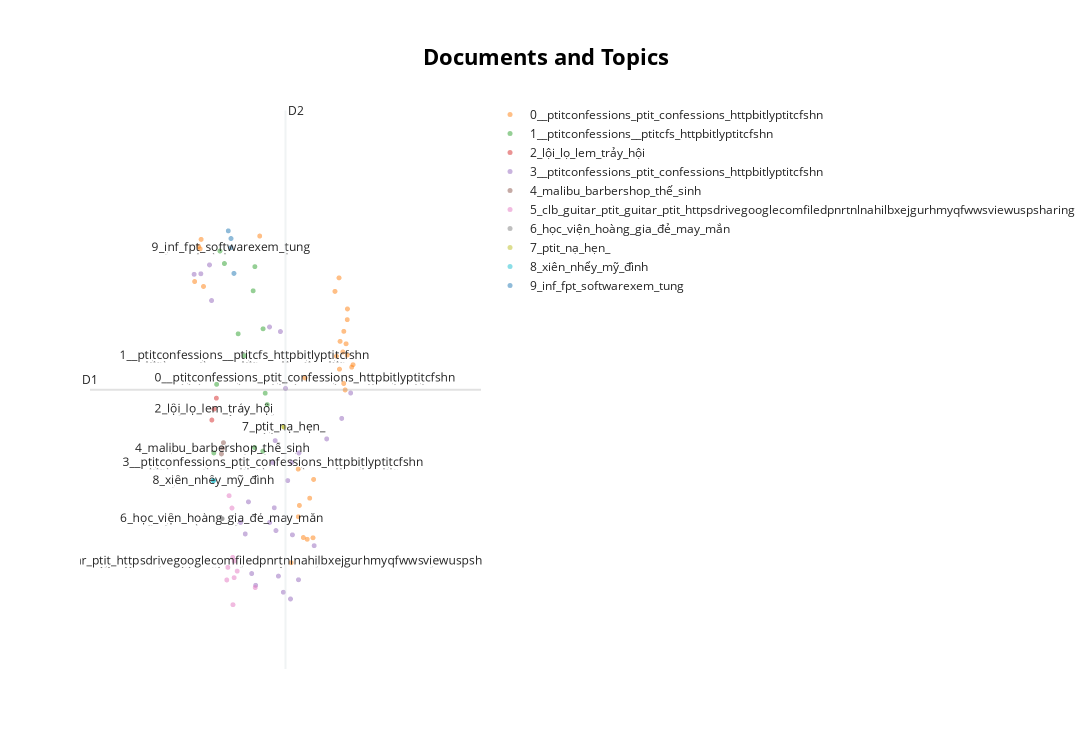

This figure's notebook cell:
### Code cell
topic_model.visualize_documents(docs)

### Figure 1 — Plotly figure (JSON) as saved in the notebook; plotly's stock layout.template omitted (floating-point values rounded to 4 significant figures)
{"data": [{"hoverinfo": "text", "hovertext": [null], "marker": {"color": "#CFD8DC", "opacity": 0.5, "size": 5}, "mode": "markers+text", "name": "other", "showlegend": false, "type": "scattergl", "x": [null], "y": [null]}, {"hoverinfo": "text", "hovertext": ["confess httpbitlyptitcfshn ảnh inbox gửi hòm_thư ptit confessions email ptitcfshanoi _gmailcom _ptitconfessions _ptitcfs _ptitcogivui congdongptit", "mn_kì thị_wibu nữ confess httpbitlyptitcfshn ảnh inbox gửi hòm_thư ptit_confessions email ptitcfshanoi _gmailcom _ptitconfessions _ptitcfs _ptitcogivui congdongptit", "cfs ảnh ktx ptit k mong anh_chị thành toàn giúp confess httpbitlyptitcfshn ảnh inbox gửi hòm_thư ptit_confessions email ptitcfshanoi _gmailcom _ptitconfessions _ptitcfs _ptitcogivui congdongptit", "chúc d sức khỏe malibu đi_về mong confess httpbitlyptitcfshn ảnh inbox gửi hòm_thư ptit confessions email ptitcfshanoi _gmailcom _ptitconfessions _ptitcfs _ptitcogivui _sinhvienptit _congdongptit ptitmaidinh", "học ptit thúc_đẩy đi tìm_kiếm kinh_tế tìm_kiếm công_việc confess httpbitlyptitcfshn ảnh inbox gửi hòm_thư ptit confessions email ptitcfshanoi _gmailcom _ptitconfessions _ptitcfs _ptitcogivui congdongptit", "ế đi đi v hí hí confess httpbitlyptitcfshn ảnh inbox gửi hòm_thư ptit confessions email ptitcfshanoi _gmailcom _ptitconfessions _ptitcfs _ptitcogivui _congdongptit _ptitmaidinh saphetflopnebayoibay", "cảm_ơnnn confess httpbitlyptitcfshn ảnh inbox gửi hòm_thư ptit_confessions email ptitcfshanoi _gmailcom _ptitconfessions _ptitcfs _ptitcogivui congdongptit", "btw chúc d kỳ_quân_sự thuận_lợi confess httpbitlyptitcfshn ảnh inbox gửi hòm_thư ptit confessions email ptitcfshanoi _gmailcom _ptitconfessions _ptitcfs _ptitcogivui _sinhvienptit _congdongptit ptitmaidinh", "ngăn_cấm mong để_ý confess httpbitlyptitcfshn ảnh inbox gửi hòm_thư ptit_confessions email ptitcfshanoi _gmailcom _ptitconfessions _ptitcfs _ptitcogivui _sinhvienptit _congdongptit ptitmaidinh", "confess httpbitlyptitcfshn ảnh inbox gửi hòm_thư ptit confessions email ptitcfshanoi _gmailcom _ptitconfessions _ptitcfs _ptitcogivui congdongptit", "e nam confess httpbitlyptitcfshn ảnh inbox gửi hòm_thư ptit confessions email ptitcfshanoi _gmailcom _ptitconfessions _ptitcfs _ptitcogivui _congdongptit _ptitmaidinh saphetflopnebayoibay", "confess httpbitlyptitcfshn ảnh inbox gửi hòm_thư ptit confessions email ptitcfshanoi _gmailcom _ptitconfessions _ptitcfs _ptitcogivui _congdongptit ptitmaidinh", "confess httpbitlyptitcfshn ảnh inbox gửi hòm_thư ptit confessions email ptitcfshanoi _gmailcom _ptitconfessions _ptitcfs _ptitcogivui _congdongptit ptitmaidinh", "confess httpbitlyptitcfshn ảnh inbox gửi hòm_thư ptit confessions email ptitcfshanoi _gmailcom _ptitconfessions _ptitcfs _ptitcogivui congdongptit", "confess httpbitlyptitcfshn ảnh inbox gửi hòm_thư ptit_confessions email ptitcfshanoi _gmailcom _ptitconfessions _ptitcfs _ptitcogivui congdongptit", "thể_hiện kiểu anh_hùng bàn_phím chế_ confess httpbitlyptitcfshn ảnh inbox gửi hòm_thư ptit confessions email ptitcfshanoi _gmailcom _ptitconfessions _ptitcfs _ptitcogivui _congdongptit _ptitmaidinh saphetflopnebayoibay", "confess httpbitlyptitcfshn ảnh inbox gửi hòm_thư ptit confessions email ptitcfshanoi _gmailcom _ptitconfessions _ptitcfs _ptitcogivui congdongptit", "cfs_thân gửi t k clb trường confess httpbitlyptitcfshn ảnh inbox gửi hòm_thư ptit confessions email ptitcfshanoi _gmailcom _ptitconfessions _ptitcfs _ptitcogivui congdongptit", "confess httpbitlyptitcfshn ảnh inbox gửi hòm_thư ptit confessions email ptitcfshanoi _gmailcom _ptitconfessions _ptitcfs _ptitcogivui congdongptit", "nhắn_nhủ đi cẩn_thận lắm confess httpbitlyptitcfshn ảnh inbox gửi hòm_thư ptit confessions email ptitcfshanoi _gmailcom _ptitconfessions _ptitcfs _ptitcogivui _sinhvienptit _congdongptit ptitmaidinh", "confess httpbitlyptitcfshn ảnh inbox gửi hòm_thư ptit confessions email ptitcfshanoi _gmailcom _ptitconfessions _ptitcfs _ptitcogivui congdongptit", "confess httpbitlyptitcfshn ảnh inbox gửi hòm_thư ptit confessions email ptitcfshanoi _gmailcom _ptitconfessions _ptitcfs _ptitcogivui congdongptit", "confess httpbitlyptitcfshn ảnh inbox gửi hòm_thư ptit confessions email ptitcfshanoi _gmailcom _ptitconfessions _ptitcfs _ptitcogivui _congdongptit _ptitmaidinh saphetflopnebayoibay", "đc thư_viện đèn_tắt _ gửi cfs httpbitlyptitcfshn ptit confessions offical since email ptitcfshanoi _gmailcom _ptitconfessions _ptitcfs _ptitcogivui _sinhvienptit _congdongptit ptitmaidinh", "tật giật_mình confess httpbitlyptitcfshn ảnh inbox gửi hòm_thư ptit_confessions email ptitcfshanoi _gmailcom _ptitconfessions _ptitcfs _ptitcogivui congdongptit", "confess httpbitlyptitcfshn ảnh inbox gửi hòm_thư ptit confessions email ptitcfshanoi _gmailcom _ptitconfessions _ptitcfs _ptitcogivui congdongptit", "confess httpbitlyptitcfshn ảnh inbox gửi hòm_thư ptit confessions email ptitcfshanoi _gmailcom _ptitconfessions _ptitcfs _ptitcogivui congdongptit", "chẳng sợ _confess httpbitlyptitcfshn ảnh inbox gửi hòm_thư ptit_confessions email ptitcfshanoi _gmailcom _ptitconfessions _ptitcfs _ptitcogivui _congdongptit ptitmaidinh", "đợt sửa mong mn cẩn_thận confess httpbitlyptitcfshn ảnh inbox gửi hòm_thư ptit_confessions email ptitcfshanoi _gmailcom _ptitconfessions _ptitcfs _ptitcogivui _congdongptit _ptitmaidinh saphetflopnebayoibay", "nvs xử_lí confess httpbitlyptitcfshn ảnh inbox gửi hòm_thư ptit_confessions email ptitcfshanoi _gmailcom _ptitconfessions _ptitcfs _ptitcogivui _congdongptit ptitmaidinh", null], "marker": {"opacity": 0.5, "size": 5}, "mode": "markers+text", "name": "0__ptitconfessions_ptit_confessions_httpbitlyptitcfshn", "text": ["", "", "", "", "", "", "", "", "", "", "", "", "", "", "", "", "", "", "", "", "", "", "", "", "", "", "", "", "", "", "0__ptitconfessions_ptit_confessions_httpbitlyptitcfshn"], "textfont": {"size": 12}, "type": "scattergl", "x": [37.0, 33.32, 37.35, 35.06, 36.84, 30.71, 36.62, 35.23, 35.01, 37.06, 30.46, 35.51, 35.4, 37.15, 37.16, 30.64, 37.41, 36.81, 36.68, 35.0, 37.0, 36.96, 30.75, 34.69, 36.79, 37.16, 37.1, 35.68, 30.85, 35.65, 35.3], "y": [4.699, 5.765, 4.817, 3.817, 5.004, 5.673, 5.365, 3.585, 3.736, 4.653, 5.437, 3.87, 3.573, 4.905, 5.238, 5.69, 4.835, 4.803, 4.897, 4.08, 5.076, 4.927, 5.741, 3.403, 5.463, 5.161, 4.986, 4.006, 5.401, 3.584, 4.74]}, {"hoverinfo": "text", "hovertext": ["cfs gửi nữ niềng a_cute nhạt_nhẽo nhút_nhát chân ptit một_mình mãi duyên vô_tình sảnh_a bộ_dạng vội_vã đi muộn đi dũng_cảm đi bắt_chuyện viết bớt khó_chịu tâm_sự mong đọc accept dũng_cảm kết_bạn facebook p s lời_lẽ hơi lủng_củng mong người_yêu confess httpbitlyptitcfshn ảnh inbox gửi hòm_thư ptit confessions email ptitcfshanoi _gmailcom _ptitconfessions _ptitcfs _ptitcogivui _congdongptit ptitmaidinh", "cfs chào xong cfs viết hải_hậunam_định mk cx hải_hậu xong đăngg cx nhắn_tin hòi mk đầu mk_cx ko cx tiếp_xúc đôi vỡi nữ t_d mk ko bạn_ý yêu bảo_thẳng tuần chia_tay mk t công_khai ny yêu dời đibạn mk thất_vọng cay_đắng tình_cảm yêu_thương ýtiền lương đi làm_bạn mk cx ý_cầm đi lm part time con_số cx hình_dung tiền chục nguoi mk ngunhưng cx hơi ngu yêu tin_tưởng bạn_ý trao đi yêu_thươngtrao tình_cảm t confess httpbitlyptitcfshn ảnh inbox gửi hòm_thư ptit confessions email ptitcfshanoi _gmailcom _ptitconfessions _ptitcfs _ptitcogivui congdongptit", "gọi hội anti_hv công_nghệ bưu_điện · phóng_viên page tiểu_vương_quốc hà đông ptit confessions chính_thức bay màu cmt page đi", "cfs nhân_danh hội_trưởng hội_fa_viễn_thông kì học_bổng công_việc thu_nhập ổn_định nữ đọc tối sự_kiện cạnh máy mìnhxem lun chờ nhaa confess httpbitlyptitcfshn ảnh inbox gửi hòm_thư ptit confessions email ptitcfshanoi _gmailcom _ptitconfessions _ptitcfs _ptitcogivui _congdongptit _ptitmaidinh saphetflopnebayoibay", "tuyển admin fanpage ptit confessions đợt tuyển duy_nhất _link httpsformsgleffhcasbednbi chẳng giề yêu sáng_tạo bắt trend_thích trùm trường chăm_xíu đừng lười v v hí hí", "cfs boy_khoa điện_tử viễn_thông đăng ứng_tuyển người_yêu em_gái khoa_kinh_tế giới_thiệu sơ_qua m lạnh_lùng cun ngầu đẹp_trai trắng_trẻo khoa điện tửviễn_thông điện yêu nghiện gái kinh_tế thả phẫnxem nộ chủ_động chiếm trái_tim confess httpbitlyptitcfshn ảnh inbox gửi hòm_thư ptit confessions email ptitcfshanoi _gmailcom _ptitconfessions _ptitcfs _ptitcogivui _congdongptit ptitmaidinh", "cfs nữ giẫm giày hôm chào_tân tiết_mục erik mặc áo đen quần_ngắn tóc nâu nhẹ đeo kính da trắng m viết tín_hiệu còm men in bóc cảm_mơnn confess httpbitlyptitcfshn ảnh inbox gửi hòm_thư ptit confessions email ptitcfshanoi _gmailcom _ptitconfessions _ptitcfs _ptitcogivui _congdongptit _ptitmaidinh saphetflopnebayoibay", "bảo l ơii quên t tự_tin t nói_chuyện t ko nhắn mess viết gửi nữ chia_tay người_yêu bình_tĩnh thoy_nạ yêu_thương thooii mong ad duyệt uhu e_thương lắm confess httpbitlyptitcfshn ảnh inbox gửi hòm_thư ptit confessions email ptitcfshanoi _gmailcom _ptitconfessions _ptitcfs _ptitcogivui _sinhvienptit _congdongptit ptitmaidinh", "ptit trưởng_thành nghĩa trải mối_tình it khóa l_ ừa_đả _o trắng_trợn cú sốc suy_nghĩ cuộc_sống đa_sắc chẳng màu hồng phốt_trai it it ptit tốt_bụng giúp_đỡ this that lười_học thi_điểm thi_toeic trau_dồi kĩ_năng mềm sml nghĩa", "hồi quen nữ vùng_đất hải_hậu nam_định hồi đấy khối b học lớp ban a lớp đấy bọn yêu hồi gửi t d lớp quản_trị đọc đc viết liên_lạc confess httpbitlyptitcfshn ảnh inbox gửi hòm_thư ptit confessions email ptitcfshanoi _gmailcom _ptitconfessions _ptitcfs _ptitcogivui congdongptit", "cfs_tớ gái học ngành kĩ_thuật … to lớp vật_lý_mong kì_học to đuoc hoc cung lớp tín confess httpbitlyptitcfshn ảnh inbox gửi hòm_thư ptit confessions email ptitcfshanoi _gmailcom _ptitconfessions _ptitcfs _ptitcogivui congdongptit", "cfs nam_dcn ddt lớp xx giấu học nói_chuyện đi bé mồm to sợ xung_quanh hả lỡ lén tò_mò đoạn mấy clip nyc j thờ j coi conxem gái ta parttime fulltime cfs_trường_ptit học_phí nhà_vệ_sinh vòi xịt giấy vệ_sinh xà_phòng rửa chúng_em đồ_dùng vệ_sinh hiển_nhiên trang_bị vòi_xịt giấy vệ_sinh gửi cfs httpbitlyptitcfshn ptit confessions offical since email ptitcfshanoi _gmailcom _ptitconfessions _ptitcfs _ptitcogivui _sinhvienptit _congdongptit ptitmaidinh", null], "marker": {"opacity": 0.5, "size": 5}, "mode": "markers+text", "name": "1__ptitconfessions__ptitcfs_httpbitlyptitcfshn", "text": ["", "", "", "", "", "", "", "", "", "", "", "", "1__ptitconfessions__ptitcfs_httpbitlyptitcfshn"], "textfont": {"size": 12}, "type": "scattergl", "x": [33.65, 33.45, 31.43, 31.57, 31.3, 33.46, 31.77, 33.56, 33.09, 33.03, 33.1, 32.37, 32.65], "y": [4.547, 4.21, 4.693, 5.657, 4.197, 5.095, 5.567, 4.629, 4.236, 5.369, 5.544, 5.059, 4.9]}, {"hoverinfo": "text", "hovertext": ["lọ_lem đi trảy_hội ptit đánh_rơi giày hust confessions v", "giải bơi lội ptit chính_thức khai_mạc", null], "marker": {"opacity": 0.5, "size": 5}, "mode": "markers+text", "name": "2_lội_lọ_lem_trảy_hội", "text": ["", "", "2_lội_lọ_lem_trảy_hội"], "textfont": {"size": 12}, "type": "scattergl", "x": [31.42, 31.22, 31.32], "y": [4.593, 4.435, 4.514]}, {"hoverinfo": "text", "hovertext": ["cfs kinh_nghiệm xn clb học_tập cx tâm_lý học ktmt nqs môn cố tp ổn_tí ôn_tủ xong phao chép lt đc chữxem chữ đấy đc thi nhấn_mạnh thành_viên clb học_tập confess httpbitlyptitcfshn ảnh inbox gửi hòm_thư ptit_confessions email ptitcfshanoi _gmailcom _ptitconfessions _ptitcfs _ptitcogivui _sinhvienptit _congdongptit ptitmaidinh", "cfs anh_chị thông_báo đỗ ngành báo_chí ptit lắm tín học kiểu học chuyên_môn mấy anh_chị thân_iu zui_tính nhá hàng review_chút k confess httpbitlyptitcfshn ảnh inbox gửi hòm_thư ptit confessions email ptitcfshanoi _gmailcom _ptitconfessions _ptitcfs _ptitcogivui congdongptit", "cfs gửi nam tốt_bụng ptit chào_admin đọc cfs ạ_tớ sinh_viên trường hàng_xóm ptit hanu_tớ câu_chuyện yêu nam ptit hôm chủ_nhật đi chuyến xe bus e chung_cư_kim_văn_kim_lũ thời_tiết nóng_độ hà_nội cộng ánh nắng chói_chang chiếu thẳng mặt con_người ta bừng tỉnh học ptit xe đọc cfs gửi inf_tớ đãi chầu đặc_sản hanu_nhá vv confess httpbitlyptitcfshn ảnh inbox gửi hòm_thư ptit confessions email ptitcfshanoi _gmailcom _ptitconfessions _ptitcfs _ptitcogivui congdongptit", "cfs thi_xstk phòng a h thi xong chả nhập quên máy_tính dãy bàn nhặt confess httpbitlyptitcfshn ảnh inbox gửi hòm_thư ptit confessions email ptitcfshanoi _gmailcom _ptitconfessions _ptitcfs _ptitcogivui congdongptit", "nahhh mong chữ f tình ta mùa thu _lovekienakaforever _frombwithlove confess httpbitlyptitcfshn ảnh inbox gửi hòm_thư ptit confessions email ptitcfshanoi _gmailcom _ptitconfessions _ptitcfs _ptitcogivui _sinhvienptit _congdongptit ptitmaidinh", "anh_hùng ptit bớt mõm thể_hiện hành_động đi thâncòn hẹn nhỉà sợ anh_hùng mõm bận confess httpbitlyptitcfshn ảnh inbox gửi hòm_thư ptit confessions email ptitcfshanoi _gmailcom _ptitconfessions _ptitcfs _ptitcogivui _sinhvienptit _congdongptit ptitmaidinh", "mấy hôm_nay mk kiểu tra_tấn cảm_xúc buông_đc ko buông đc mn giúp mk vớiiii tttttt gửi cfs httpbitlyptitcfshn ptit confessions offical since email ptitcfshanoi _gmailcom _ptitconfessions _ptitcfs _ptitcogivui _sinhvienptit _congdongptit ptitmaidinh", "cfs bắt_cóc mấy bé máy lọc khát trời đất _cfs máy_lọc trường biến ngườikhát trời toàn mua canteen máy độngtha_thiết nhà_trường chỗ cũít nhỉxem confess httpbitlyptitcfshn ảnh inbox gửi hòm_thư ptit confessions email ptitcfshanoi _gmailcom _ptitconfessions _ptitcfs _ptitcogivui _congdongptit _ptitmaidinh saphetflopnebayoibay", "chả giàu bố đi lexus_đời mò_mỹ beef steak học kiểu táo_rào cây_sung hả mãi iu confess httpbitlyptitcfshn ảnh inbox gửi hòm_thư ptit confessions email ptitcfshanoi _gmailcom _ptitconfessions _ptitcfs _ptitcogivui _sinhvienptit _congdongptit ptitmaidinh", "cfs suy_nghĩ đi chào_tân sinh_viên ptit xúi đi ny đi ny đi tí người_yêu cay đù má suy_nghĩ đi ny ơiiiii confess httpbitlyptitcfshn ảnh inbox gửi hòm_thư ptit confessions email ptitcfshanoi _gmailcom _ptitconfessions _ptitcfs _ptitcogivui _congdongptit ptitmaidinh", "kiểu clb thi up tài_liệu clb clb xem_xét định_hướng hoạt_động clb dùm đi huhu t _t đi copyxem concept truyền_thông clb èo xáu confess httpbitlyptitcfshn ảnh inbox gửi hòm_thư ptit confessions email ptitcfshanoi _gmailcom _ptitconfessions _ptitcfs _ptitcogivui _sinhvienptit _congdongptit ptitmaidinh", "cfs mấy đi thang_máy tầng g ý_thức chán đấy gửi cfs httpbitlyptitcfshn ptit confessions offical since email ptitcfshanoi _gmailcom _ptitconfessions _ptitcfs _ptitcogivui _sinhvienptit _congdongptit ptitmaidinh", "hôm k nói_chuyện ấn_tượng hiểu_biết tư_duy suy_nghĩ k trưởng_thành chín chắn tầm nhìn_xa hề giới_hạn phạm_vi confess httpbitlyptitcfshn ảnh inbox gửi hòm_thư ptit confessions email ptitcfshanoi _gmailcom _ptitconfessions _ptitcfs _ptitcogivui _sinhvienptit _congdongptit ptitmaidinh", "ptit_cfs phô_trương tổ_chức đà_lạt người_thân_thiết đông ghé đà_lạt tiệc cưới nho_nhỏ ghi chữ đám_cưới thằng nhóc tiệc confess httpbitlyptitcfshn ảnh inbox gửi hòm_thư ptit confessions email ptitcfshanoi _gmailcom _ptitconfessions _ptitcfs _ptitcogivui _sinhvienptit _congdongptit ptitmaidinh", "cfs đại_học khép năng_nổ hoạt_động trường đh quậy đục ptit nv đặt_chân trường nói_thẳng hơi ghét chút tham_gia clb ý_định hướng nội trường học_kì trường oke csvc giảng_viên nhiệt_tình thầy_cô khó_tính sinh_viên lắm confess httpbitlyptitcfshn ảnh inbox gửi hòm_thư ptit confessions email ptitcfshanoi _gmailcom _ptitconfessions _ptitcfs _ptitcogivui _congdongptit ptitmaidinh", "mong nhà_trường lắng_nghe ý_kiến sinh_viên chúng_em tự_hào sinh_viên ptit confess httpbitlyptitcfshn ảnh inbox gửi hòm_thư ptit confessions email ptitcfshanoi _gmailcom _ptitconfessions _ptitcfs _ptitcogivui _congdongptit ptitmaidinh", "cfs chào sinh_viên ptit hạn ktx cô_chú ép nộp tiền kỳ trang khải gọi ép nôp tiền mặc_dù b thủ_tục hợp_đồng sv phòng nộp tiền khải bắt đóng kỳ thanks ad confess httpbitlyptitcfshn ảnh inbox gửi hòm_thư ptit_confessions email ptitcfshanoi _gmailcom _ptitconfessions _ptitcfs _ptitcogivui _sinhvienptit _congdongptit ptitmaidinh", "cfs hôm sự_kiện tư_vấn bách_khoa chỗ dàn ptit tnv_cực năng_lượng tận_tình khuyên tư_vấn ae in thả nhẹ comment đi đi stalk confess httpbitlyptitcfshn ảnh inbox gửi hòm_thư ptit confessions email ptitcfshanoi _gmailcom _ptitconfessions _ptitcfs _ptitcogivui congdongptit", "xa_hà_đông học trọ vất bố_mẹ k thi xong thpt mong_muốn ptit anh_chị mong hậu_bối ac confess httpbitlyptitcfshn ảnh inbox gửi hòm_thư ptit confessions email ptitcfshanoi _gmailcom _ptitconfessions _ptitcfs _ptitcogivui congdongptit", "cfs_tớ sinh_viên học_viện xa_ptit tham_vọng đánh_bắt bờ mê anh_trai ptit mong_muốn làm_quen ptit đi tham_quan trường mệnh_danh học_viện hoàng_gia confess httpbitlyptitcfshn ảnh inbox gửi hòm_thư ptit confessions email ptitcfshanoi _gmailcom _ptitconfessions _ptitcfs _ptitcogivui _congdongptit _ptitmaidinh saphetflopnebayoibay", "cfs hôm_qua anh_chị khoác vai bám cổ cầm hò_hét hêy hêy chào_tân đồng_hồ k anh_chị cầm nhầm giận_dỗi _confess httpbitlyptitcfshn ảnh inbox gửi hòm_thư ptit confessions email ptitcfshanoi _gmailcom _ptitconfessions _ptitcfs _ptitcogivui _congdongptit _ptitmaidinh saphetflopnebayoibay", "đồn trapboy ptit kia duyên mấy trapboy đầu bỡ_ngỡ mấy tỉnh_táo mong lắm yêu_thương ptit đơn_giản viết một_chút tâm_sự _ btw_chúc đọc cfs tình_yêu đẹp mùa noel nha confess httpbitlyptitcfshn ảnh inbox gửi hòm_thư ptit confessions email ptitcfshanoi _gmailcom _ptitconfessions _ptitcfs _ptitcogivui _sinhvienptit _congdongptit ptitmaidinh", "tối rảnh rảnh cầu đi học viện_an ninh_thể_nào chẳng vợt đứa mấy v tối e_tínheen hơi e_ngại confess httpbitlyptitcfshn ảnh inbox gửi hòm_thư ptit_confessions email ptitcfshanoi _gmailcom _ptitconfessions _ptitcfs _ptitcogivui _congdongptit _ptitmaidinh saphetflopnebayoibay", "tình_hình dạo càng_ngày_càng thu_hút mấy trai it ptit ume lối_thoát huhu mong_mỏi it ptit kết_bạn làm_quen ad_iu iu confess httpbitlyptitcfshn ảnh inbox gửi hòm_thư ptit_confessions email ptitcfshanoi _gmailcom _ptitconfessions _ptitcfs _ptitcogivui _sinhvienptit _congdongptit ptitmaidinh", "chẳng cung_hoàng_đạo cung_ma_kết_tớ đọc có_lẽ hợp mùa đông trường tò_mò giọng đứng cảm_giác _h confess httpbitlyptitcfshn ảnh inbox gửi hòm_thư ptit confessions email ptitcfshanoi _gmailcom _ptitconfessions _ptitcfs _ptitcogivui _sinhvienptit _congdongptit ptitmaidinh", "cfs sinh_viên ptit ấn_tượng gái sư_phạm người_yêu học sư_phạm ạ_mại zdo_mại zdo m ptit đẹp_trai đọc viết đêm khuya ntn confess httpbitlyptitcfshn ảnh inbox gửi hòm_thư ptit confessions email ptitcfshanoi _gmailcom _ptitconfessions _ptitcfs _ptitcogivui congdongptit", "cfs_chả thắc_mắc thầy_cô page trường phòng giáo_vụ yêu ptit khoe confess httpbitlyptitcfshn ảnh inbox gửi hòm_thư ptit confessions email ptitcfshanoi _gmailcom _ptitconfessions _ptitcfs _ptitcogivui congdongptit", "cfs ad info đầu trọc vibes streatwear tshirt quần_cargo đeo kính sinh_học khoa đa phương_tiện hình_như tào_phớ ngõ ao_sen hihi thanks ad confess httpbitlyptitcfshn ảnh inbox gửi hòm_thư ptit_confessions email ptitcfshanoi _gmailcom _ptitconfessions _ptitcfs _ptitcogivui _congdongptit ptitmaidinh", null], "marker": {"opacity": 0.5, "size": 5}, "mode": "markers+text", "name": "3__ptitconfessions_ptit_confessions_httpbitlyptitcfshn", "text": ["", "", "", "", "", "", "", "", "", "", "", "", "", "", "", "", "", "", "", "", "", "", "", "", "", "", "", "", "3__ptitconfessions_ptit_confessions_httpbitlyptitcfshn"], "textfont": {"size": 12}, "type": "scattergl", "x": [34.14, 32.68, 32.82, 36.91, 34.55, 35.04, 34.03, 31.2, 34.75, 33.75, 36.25, 33.95, 34.35, 35.02, 32.48, 33.14, 32.96, 34.45, 37.3, 30.73, 30.44, 33.99, 31.11, 34.72, 34.67, 33.75, 34.22, 35.7, 33.9], "y": [3.306, 3.611, 3.843, 4.447, 3.997, 4.197, 3.636, 5.299, 3.605, 3.694, 4.299, 3.801, 3.19, 3.28, 3.694, 3.24, 3.325, 4.663, 4.631, 5.493, 5.489, 4.286, 5.557, 4.129, 3.141, 5.108, 5.075, 3.526, 4.127]}, {"hoverinfo": "text", "hovertext": ["công_tác malibu", "thời thế_sinh barbershop malibu", null], "marker": {"opacity": 0.5, "size": 5}, "mode": "markers+text", "name": "4_malibu_barbershop_thế_sinh", "text": ["", "", "4_malibu_barbershop_thế_sinh"], "textfont": {"size": 12}, "type": "scattergl", "x": [31.64, 31.73, 31.68], "y": [4.19, 4.271, 4.231]}, {"hoverinfo": "text", "hovertext": ["thông_báo đơn đăng_ký thi lái_xe sinh_viên ptit thông_tin chi_tiết đăng_ký ad cmt", "cfs stress ôn_thi vất_vả liều drama giải_trí chính_xác sáng_lập guitar_ptit trịnh_vương cố_tình ăn_cắp tổ_chức nói_dối trắng_trợn ra_đời gpc nói_chuyện chào phạm_tiến thành – thành_viên ban chủ_nhiệm đại_diện truyền_thông clb guitar học_viện công_nghệ bưu_chính viễn_thông ptit_guitar_club pgc hôm_nay ptit confession gửi sinh_viên thầy_cô clb học_viện câu_chuyện nhức_nhối bọn học_viện công_nghệ bưu_chính viễn_thông clb guitar ptit guitar club _pgc hoạt_động tôn âm_nhạc tình_bạn pgc dạy nhạc_lý guitar miễn_phí sinh_viên ptit đội guitar_ptit fanpage clb_guitar_ptit tự_phát thành_lập thông_tin page clb_guitar_ptit đội guitar_ptit_club viết tắt gpc trịnh_vương – sáng_lập gpc inbox page ptit_guitar club _pgc gia_nhập sáng_lập gpc vương clb nội_bộ sinh_hoạt tức_là vương ý_thức clb pgc tồn_tại hoạt_động vương quyết_định nhầm_lẫn guitar_ptit chất_vấn cố_tình clb vương nói_dối trắng_trợn tồn_tại ptit_guitar_club chi_tiết theo_dõi ảnh chụp nhắn nội_dung trao_đổi file ghi_âm httpsdrivegooglecomfiledpnrtnlnahilbxejgurhmyqfwwsviewuspsharing câu nói_dối trắng_trợn vương phút đọc đa_phần câu_chuyện ăn_cắp sự_kiện sinh_nhật clb ptit guitar club pgc_ clb guitar ptit gpc mời tham_dự ban tổ_chức gọi ptit guitar club _pgc chụp ảnh lưu_niệm clb ban tổ_chức hộp rỗng đại_diện pgc cầm chụp ảnh trao quà lưu_niệm tượng_trưng hôm clb guitar ptit gpc trịnh_vương nhắn_tin ptit guitar club _pgc _gỡ truyền_thông chúc_mừng sinh_nhật clb kia hộp đại_diện pgc cầm chụp ảnh tượng_trưng trịnh_vương_gpc nắm_bắt pgc rà_soát thông_tin nội_bộ trao_đổi gpc đi thống_nhất hề món quà gpc pgc cầm nhầm hộp tượng_trưng_ban tổ_chức chụp ảnh clb đề_nghị gỡ gpc căn_cứ thông_tin trao_đổi trịnh_vương file ghi_âm link httpsdrivegooglecomfiledpnrtnlnahilbxejgurhmyqfwwsviewuspsharing ban tổ_chức sự_kiện lên_tiếng xin_lỗi nhầm_lẫn kết_thúc nguyên_nhân xảy nhầm_lẫn nằm nhầm_lẫn nhầm_lẫn nguy_cơ tái_diễn biện_pháp clb cố_gắng trao_đổi nội_bộ hợp_tác vương ban chủ_nhiệm pgc quyết_định công_khai fanpage nội_bộ gpc đại_diện trần_hạnh xác_nhận trịnh_vương câu tồn_tại clb pgc chấp_nhận lỗi sai vương ảnh chi_tiết toàn_bộ câu_chuyện comment xác_nhận trần_hạnh httpswwwfacebookcompgcguitarpostspfbidgzmjhmhfpapkoydksbwtsppvwkbnraymmvkyafvgkwahdigyubmvtjl bằng_chứng xác_thực hy_vọng đầy_đủ đúng_đắn khách_quan công_tâm confess httpbitlyptitcfshn ảnh inbox gửi hòm_thư ptit confessions email ptitcfshanoi _gmailcom _ptitconfessions _ptitcfs _ptitcogivui congdongptit", "cfs thư lớp kế_toán khóa d lắm rui ny học lớp tiếng_anh dám ngắm ảnh zalo_thui mãi facebook", "top giảng_viên yêu nghề trường p top ngân_digan giảng_viên khoa_đa_phương_tiện nghề_giáo học_trò iu_thương hạnh_phúc đời rùiii clip lun _ptit ptitcogivui", "góc tin_tức d _laodongvn ngành thí_sinh học_viện_công_nghệ_bưu_chính_viễn_thông công_nghệ_thông_tin an_toàn thông_tin khoa_học máy_tính ngành lai_ghép công_nghệ thương_mại_điện_tử công_nghệ tài_chính", "vừa_mới_đây thông_tin chi khoản tiền trị_giá củ iig viết tài_khoản toeic olpc module module đ tài_khoản học chương_trình tiếng_anh trường khoản đóng học_liệu vô_cùng đi_đôi chất_lượng đa_phần sinh_viên giảng_dạy xứng_đáng tiền chương_trình trường áp_dụng bọn học suốt học_sinh cảm_tưởng học tiếng_anh tiếng_anh chuyên_ngành nửa chữ chẳng thầy_cô chương_trình tiếng trường chương_trình giao_tiếp chúng_em chương_trình tiếng_anh chuyên_ngành trường phương_án nhu_cầu học tiếng_anh chuyên_ngành học tiếng_anh chuyên_ngành học_tập chăm_chỉ kết_hợp tiếng giao_tiếp giảng_dạy thú_vị học tiếng_anh giao_tiếp dạy thầy_cô hề hấp_dẫn confess httpbitlyptitcfshn ảnh inbox gửi hòm_thư ptit confessions email ptitcfshanoi _gmailcom _ptitconfessions _ptitcfs _ptitcogivui congdongptit", "cfs học_viện p viết đặc_điểm khác_biệt học_viện_p trường đại_học sĩ_tử nhầm_tưởng bút viết nguyện_vọng ngỡ học_viện_p chương_trình đào_tạo tín ’ ’ trường đại_học việt_nam chấp_nhận chứng_chỉ ngôn_ngữ tương_đương tiếng học_viện chấp_nhận tiếng học thông_báo ngôn_ngữ trung_nhật thay dạy tiếng học_viện mục_đích giao_tiếp tiếng_anh chuyên_ngành khối kinh_tế công_nghệ tiếng_anh giao_tiếp học ngôn_ngữ chuyên_ngành tài_liệu đội cờ đỏ học_viện_p học_sinh lạ quen nhiệm_vụ đội đỏ học_sinh khiếp_sợ sinh_viên học_viện_p học_viện cổ làng học viện_vn chê_trường p confess httpbitlyptitcfshn ảnh inbox gửi hòm_thư ptit_confessions email ptitcfshanoi _gmailcom _ptitconfessions _ptitcfs _ptitcogivui congdongptit", "lạ thầy_cô thắt chặt kiểm_tra đạo kiểm_tra sinh_viên để_ý h m đấy kỳ đạo thuê hộ chót_vót bọn tốt_điểm bọn vẵn thoải_mái đấy xứng chất_xám bọn vụ lùm_xùm khoa khoa đăng nổi_bật sinh_viên page khoa xong hóa sinh_viên ăn_cắp tác_giả hẳn page phản_ánh tưởng thầy_cô khoa thắt chặt kiểm_tra thuê nộp khoa sáng_tạo đổi p s h quan_hệ lớp tiện têm sợ hẹn cổng trường mong thầy_cô khoa thắt chặt việc_làm sinh_viên khoa confess httpbitlyptitcfshn ảnh inbox gửi hòm_thư ptit_confessions email ptitcfshanoi _gmailcom _ptitconfessions _ptitcfs _ptitcogivui congdongptit", "quà tặng miễn_phí tặng sinh_viên ptit mắt kính_cận free độ kính mắt anna _nguyễn_trãi", null], "marker": {"opacity": 0.5, "size": 5}, "mode": "markers+text", "name": "5_clb_guitar_ptit_guitar_ptit_httpsdrivegooglecomfiledpnrtnlnahilbxejgurhmyqfwwsviewuspsharing", "text": ["", "", "", "", "", "", "", "", "", "5_clb_guitar_ptit_guitar_ptit_httpsdrivegooglecomfiledpnrtnlnahilbxejgurhmyqfwwsviewuspsharing"], "textfont": {"size": 12}, "type": "scattergl", "x": [33.12, 32.13, 31.97, 32.33, 31.87, 32.19, 31.92, 32.1, 32.14, 32.2], "y": [3.223, 3.442, 3.888, 3.343, 3.279, 3.295, 3.37, 3.798, 3.1, 3.415]}, {"hoverinfo": "text", "hovertext": ["nhân_danh học_viện_hoàng_gia buộc dần tín may_mắn đẻ", null], "marker": {"opacity": 0.5, "size": 5}, "mode": "markers+text", "name": "6_học_viện_hoàng_gia_đẻ_may_mắn", "text": ["", "6_học_viện_hoàng_gia_đẻ_may_mắn"], "textfont": {"size": 12}, "type": "scattergl", "x": [31.66, 31.66], "y": [3.722, 3.722]}, {"hoverinfo": "text", "hovertext": ["hẹn ptit_nạ", null], "marker": {"opacity": 0.5, "size": 5}, "mode": "markers+text", "name": "7_ptit_nạ_hẹn_", "text": ["", "7_ptit_nạ_hẹn_"], "textfont": {"size": 12}, "type": "scattergl", "x": [34.37, 34.37], "y": [4.385, 4.385]}, {"hoverinfo": "text", "hovertext": ["lập team start up xiên bẩn mỹ_đình kiếm tí tiền học nhểy", null], "marker": {"opacity": 0.5, "size": 5}, "mode": "markers+text", "name": "8_xiên_nhểy_mỹ_đình", "text": ["", "8_xiên_nhểy_mỹ_đình"], "textfont": {"size": 12}, "type": "scattergl", "x": [31.29, 31.29], "y": [3.997, 3.997]}, {"hoverinfo": "text", "hovertext": ["góc trái tm đi lạc _cfs chào ptiters gơn aof tối hôm chào_tân the railway aof ptit chụp mấy ảnh x đợi dj nhạc mong up mấy ảnh kỷ_niệm cfs hôm nữ tham_gia sự_kiện itfest hola cute kịp in đi nhỏ_nhắn mặc áo trắng cầm ô đứng lệch trái hướng sân_khấu quan_sát samsung", "nghề đồng_chí nông_nổi mong đồng_chí hoàn_lương mong page bớt flop chửi thuê · xét_xử admin ufh confessions tung bịa_đặt vụ chiến_sĩ quân_khu hd sinh_viên nữ trường hulfit news", "chẳng_là tối chủ_nhật nữ ptit iu sk sự_kiện it fest fpt_softwarexem mặc_dù quẩy tối tự_nhiên hướng nội_ngang dám inf", null], "marker": {"opacity": 0.5, "size": 5}, "mode": "markers+text", "name": "9_inf_fpt_softwarexem_tung", "text": ["", "", "", "9_inf_fpt_softwarexem_tung"], "textfont": {"size": 12}, "type": "scattergl", "x": [32.06, 32.19, 31.94, 32.06], "y": [5.748, 5.495, 5.803, 5.682]}], "layout": {"annotations": [{"showarrow": false, "text": "D1", "x": 25.87, "y": 4.654, "yshift": 10}, {"showarrow": false, "text": "D2", "x": 34.45, "xshift": 10, "y": 6.674}], "height": 750, "shapes": [{"line": {"color": "#CFD8DC", "width": 2}, "type": "line", "x0": 34.45, "x1": 34.45, "y0": 2.635, "y1": 6.674}, {"line": {"color": "#9E9E9E", "width": 2}, "type": "line", "x0": 25.87, "x1": 43.02, "y0": 4.654, "y1": 4.654}], "title": {"font": {"color": "Black", "size": 22}, "text": "<b>Documents and Topics</b>", "x": 0.5, "xanchor": "center", "yanchor": "top"}, "width": 1200, "xaxis": {"visible": false}, "yaxis": {"visible": false}}}
